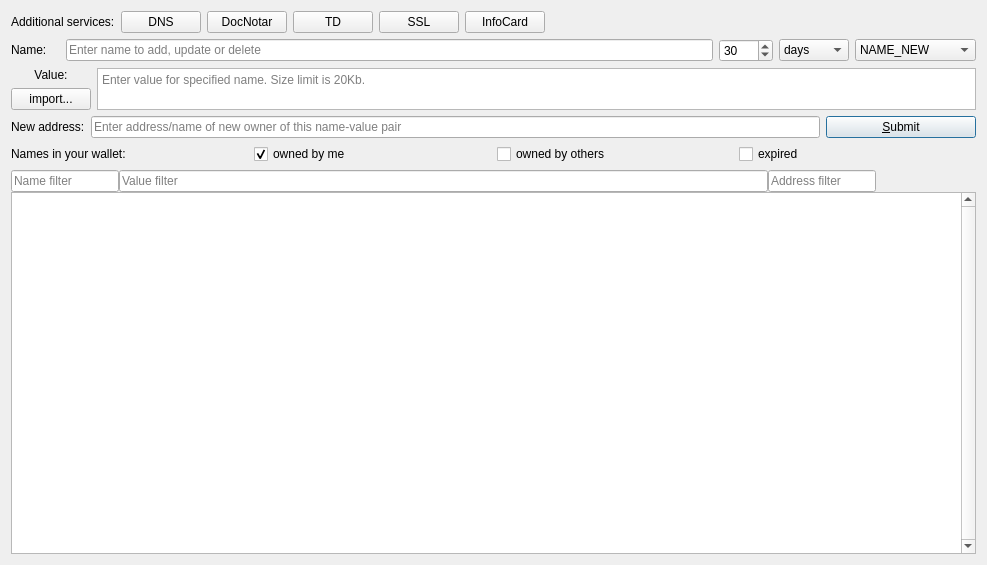
<?xml version="1.0" encoding="UTF-8"?>
<ui version="4.0">
 <class>ManageNamesPage</class>
 <widget class="QWidget" name="ManageNamesPage">
  <property name="geometry">
   <rect>
    <x>0</x>
    <y>0</y>
    <width>987</width>
    <height>565</height>
   </rect>
  </property>
  <property name="sizePolicy">
   <sizepolicy hsizetype="Preferred" vsizetype="Preferred">
    <horstretch>0</horstretch>
    <verstretch>0</verstretch>
   </sizepolicy>
  </property>
  <property name="windowTitle">
   <string>Manage Names</string>
  </property>
  <layout class="QVBoxLayout" name="verticalLayout_3">
   <item>
    <layout class="QHBoxLayout" name="hboxTopToolbar">
     <item>
      <widget class="QLabel" name="labelPrepareRecords">
       <property name="text">
        <string>Additional services:</string>
       </property>
      </widget>
     </item>
     <item>
      <widget class="QPushButton" name="btnManageDomains">
       <property name="toolTip">
        <string>Host your domains in EmerDNS system</string>
       </property>
       <property name="text">
        <string>DNS</string>
       </property>
       <property name="icon">
        <iconset resource="../bitcoin.qrc">
         <normaloff>:/icons/EmerDNS-32.png</normaloff>:/icons/EmerDNS-32.png</iconset>
       </property>
      </widget>
     </item>
     <item>
      <widget class="QPushButton" name="btnDpo">
       <property name="toolTip">
        <string>Notarize documents using blockchain.</string>
       </property>
       <property name="text">
        <string>DocNotar</string>
       </property>
       <property name="icon">
        <iconset resource="../bitcoin.qrc">
         <normaloff>:/icons/DPO-32.png</normaloff>:/icons/DPO-32.png</iconset>
       </property>
      </widget>
     </item>
     <item>
      <widget class="QPushButton" name="btnTrustedDiploma">
       <property name="toolTip">
        <string>Trusted Diploma</string>
       </property>
       <property name="text">
        <string>TD</string>
       </property>
       <property name="icon">
        <iconset resource="../bitcoin.qrc">
         <normaloff>:/icons/Trusted-diploma-16-monochrome.png</normaloff>:/icons/Trusted-diploma-16-monochrome.png</iconset>
       </property>
      </widget>
     </item>
     <item>
      <widget class="QPushButton" name="btnSsl">
       <property name="toolTip">
        <string>SSL</string>
       </property>
       <property name="text">
        <string>SSL</string>
       </property>
       <property name="icon">
        <iconset resource="../bitcoin.qrc">
         <normaloff>:/icons/EmerSSL-32.png</normaloff>:/icons/EmerSSL-32.png</iconset>
       </property>
      </widget>
     </item>
     <item>
      <widget class="QPushButton" name="btnInfoCard">
       <property name="toolTip">
        <string>Trusted Diploma</string>
       </property>
       <property name="text">
        <string>InfoCard</string>
       </property>
       <property name="icon">
        <iconset resource="../bitcoin.qrc">
         <normaloff>:/icons/InfoCard-32.png</normaloff>:/icons/InfoCard-32.png</iconset>
       </property>
      </widget>
     </item>
     <item>
      <spacer name="hSpacerToolbar">
       <property name="orientation">
        <enum>Qt::Horizontal</enum>
       </property>
       <property name="sizeHint" stdset="0">
        <size>
         <width>40</width>
         <height>20</height>
        </size>
       </property>
      </spacer>
     </item>
    </layout>
   </item>
   <item>
    <layout class="QHBoxLayout" name="horizontalLayout">
     <item>
      <widget class="QLabel" name="label_4">
       <property name="sizePolicy">
        <sizepolicy hsizetype="Preferred" vsizetype="Maximum">
         <horstretch>0</horstretch>
         <verstretch>0</verstretch>
        </sizepolicy>
       </property>
       <property name="text">
        <string>Name:</string>
       </property>
       <property name="alignment">
        <set>Qt::AlignLeading|Qt::AlignLeft|Qt::AlignVCenter</set>
       </property>
      </widget>
     </item>
     <item>
      <widget class="QLabel" name="labelAvailability">
       <property name="sizePolicy">
        <sizepolicy hsizetype="Preferred" vsizetype="Maximum">
         <horstretch>0</horstretch>
         <verstretch>0</verstretch>
        </sizepolicy>
       </property>
       <property name="text">
        <string/>
       </property>
       <property name="alignment">
        <set>Qt::AlignLeading|Qt::AlignLeft|Qt::AlignVCenter</set>
       </property>
      </widget>
     </item>
     <item>
      <widget class="QValidatedLineEdit" name="registerName">
       <property name="toolTip">
        <string>Enter name to add, update or delete</string>
       </property>
       <property name="text">
        <string notr="true"/>
       </property>
       <property name="placeholderText">
        <string>Enter name to add, update or delete</string>
       </property>
       <property name="clearButtonEnabled">
        <bool>true</bool>
       </property>
      </widget>
     </item>
     <item>
      <widget class="QSpinBox" name="registerTimeUnits">
       <property name="toolTip">
        <string>&lt;html&gt;&lt;head/&gt;&lt;body&gt;&lt;p&gt;Set number of days that will be added to name expire time.&lt;/p&gt;&lt;/body&gt;&lt;/html&gt;</string>
       </property>
       <property name="maximum">
        <number>9999</number>
       </property>
       <property name="value">
        <number>30</number>
       </property>
      </widget>
     </item>
     <item>
      <widget class="QComboBox" name="txTimeTypeSelector">
       <property name="currentIndex">
        <number>0</number>
       </property>
       <item>
        <property name="text">
         <string>days</string>
        </property>
       </item>
       <item>
        <property name="text">
         <string>months</string>
        </property>
       </item>
       <item>
        <property name="text">
         <string>years</string>
        </property>
       </item>
      </widget>
     </item>
     <item>
      <widget class="QComboBox" name="txTypeSelector">
       <property name="toolTip">
        <string>Choose operation for specified name to perform after you click on 'Submit' button</string>
       </property>
       <property name="currentIndex">
        <number>0</number>
       </property>
       <item>
        <property name="text">
         <string>NAME_NEW</string>
        </property>
       </item>
       <item>
        <property name="text">
         <string>NAME_UPDATE</string>
        </property>
       </item>
       <item>
        <property name="text">
         <string>NAME_DELETE</string>
        </property>
       </item>
      </widget>
     </item>
    </layout>
   </item>
   <item>
    <layout class="QHBoxLayout" name="horizontalLayout_3">
     <item>
      <layout class="QVBoxLayout" name="verticalLayout">
       <item>
        <widget class="QLabel" name="labelValue">
         <property name="sizePolicy">
          <sizepolicy hsizetype="Preferred" vsizetype="Maximum">
           <horstretch>0</horstretch>
           <verstretch>0</verstretch>
          </sizepolicy>
         </property>
         <property name="toolTip">
          <string>Shows how many % of maximum length used</string>
         </property>
         <property name="text">
          <string>Value:</string>
         </property>
         <property name="alignment">
          <set>Qt::AlignCenter</set>
         </property>
        </widget>
       </item>
       <item>
        <widget class="QPushButton" name="importValueButton">
         <property name="toolTip">
          <string>Import value from file on disk</string>
         </property>
         <property name="text">
          <string>import...</string>
         </property>
         <property name="icon">
          <iconset resource="../bitcoin.qrc">
           <normaloff>:/icons/open</normaloff>:/icons/open</iconset>
         </property>
        </widget>
       </item>
      </layout>
     </item>
     <item>
      <widget class="QPlainTextEdit" name="registerValue">
       <property name="sizePolicy">
        <sizepolicy hsizetype="Expanding" vsizetype="Ignored">
         <horstretch>0</horstretch>
         <verstretch>0</verstretch>
        </sizepolicy>
       </property>
       <property name="toolTip">
        <string/>
       </property>
       <property name="placeholderText">
        <string>Enter value for specified name. Size limit is 20Kb.</string>
       </property>
      </widget>
     </item>
    </layout>
   </item>
   <item>
    <layout class="QHBoxLayout" name="horizontalLayout_4">
     <item>
      <widget class="QLabel" name="labelAddress">
       <property name="enabled">
        <bool>true</bool>
       </property>
       <property name="sizePolicy">
        <sizepolicy hsizetype="Preferred" vsizetype="Maximum">
         <horstretch>0</horstretch>
         <verstretch>0</verstretch>
        </sizepolicy>
       </property>
       <property name="text">
        <string>New address:</string>
       </property>
       <property name="alignment">
        <set>Qt::AlignLeading|Qt::AlignLeft|Qt::AlignVCenter</set>
       </property>
      </widget>
     </item>
     <item>
      <widget class="QValidatedLineEdit" name="registerAddress">
       <property name="enabled">
        <bool>true</bool>
       </property>
       <property name="toolTip">
        <string>&lt;html&gt;&lt;head/&gt;&lt;body&gt;&lt;p&gt;Enter address/name of new owner, or leave blank to send to yourself.&lt;/p&gt;&lt;/body&gt;&lt;/html&gt;</string>
       </property>
       <property name="text">
        <string notr="true"/>
       </property>
       <property name="placeholderText">
        <string>Enter address/name of new owner of this name-value pair</string>
       </property>
      </widget>
     </item>
     <item>
      <widget class="QPushButton" name="submitNameButton">
       <property name="sizePolicy">
        <sizepolicy hsizetype="Fixed" vsizetype="Fixed">
         <horstretch>0</horstretch>
         <verstretch>0</verstretch>
        </sizepolicy>
       </property>
       <property name="minimumSize">
        <size>
         <width>150</width>
         <height>0</height>
        </size>
       </property>
       <property name="toolTip">
        <string>&lt;html&gt;&lt;head/&gt;&lt;body&gt;&lt;p&gt;This will send name_new or name_update transaction (if you already did name_new).&lt;/p&gt;&lt;/body&gt;&lt;/html&gt;</string>
       </property>
       <property name="layoutDirection">
        <enum>Qt::LeftToRight</enum>
       </property>
       <property name="text">
        <string>&amp;Submit</string>
       </property>
       <property name="icon">
        <iconset resource="../bitcoin.qrc">
         <normaloff>:/icons/send</normaloff>:/icons/send</iconset>
       </property>
       <property name="default">
        <bool>true</bool>
       </property>
      </widget>
     </item>
    </layout>
   </item>
   <item>
    <layout class="QHBoxLayout" name="horizontalLayout_5">
     <item>
      <widget class="QLabel" name="label_5">
       <property name="sizePolicy">
        <sizepolicy hsizetype="Preferred" vsizetype="Maximum">
         <horstretch>0</horstretch>
         <verstretch>0</verstretch>
        </sizepolicy>
       </property>
       <property name="text">
        <string>Names in your wallet:</string>
       </property>
       <property name="alignment">
        <set>Qt::AlignLeading|Qt::AlignLeft|Qt::AlignVCenter</set>
       </property>
       <property name="buddy">
        <cstring>tableView</cstring>
       </property>
      </widget>
     </item>
     <item>
      <widget class="QCheckBox" name="cbMyNames">
       <property name="text">
        <string>owned by me</string>
       </property>
       <property name="checked">
        <bool>true</bool>
       </property>
      </widget>
     </item>
     <item>
      <widget class="QCheckBox" name="cbOtherNames">
       <property name="text">
        <string>owned by others</string>
       </property>
      </widget>
     </item>
     <item>
      <widget class="QCheckBox" name="cbExpired">
       <property name="text">
        <string>expired</string>
       </property>
      </widget>
     </item>
    </layout>
   </item>
   <item>
    <layout class="QVBoxLayout" name="verticalLayout_2">
     <property name="spacing">
      <number>0</number>
     </property>
     <item>
      <layout class="QHBoxLayout" name="horizontalLayout_2">
       <property name="spacing">
        <number>0</number>
       </property>
       <item>
        <widget class="QValidatedLineEdit" name="nameFilter">
         <property name="sizePolicy">
          <sizepolicy hsizetype="Fixed" vsizetype="Fixed">
           <horstretch>0</horstretch>
           <verstretch>0</verstretch>
          </sizepolicy>
         </property>
         <property name="toolTip">
          <string>Enter part of name to search for</string>
         </property>
         <property name="text">
          <string notr="true"/>
         </property>
         <property name="placeholderText">
          <string>Name filter</string>
         </property>
        </widget>
       </item>
       <item>
        <widget class="QValidatedLineEdit" name="valueFilter">
         <property name="toolTip">
          <string>Enter part of value to search for</string>
         </property>
         <property name="text">
          <string notr="true"/>
         </property>
         <property name="placeholderText">
          <string>Value filter</string>
         </property>
        </widget>
       </item>
       <item>
        <widget class="QValidatedLineEdit" name="addressFilter">
         <property name="sizePolicy">
          <sizepolicy hsizetype="Fixed" vsizetype="Fixed">
           <horstretch>0</horstretch>
           <verstretch>0</verstretch>
          </sizepolicy>
         </property>
         <property name="toolTip">
          <string>Enter Emercoin address (or prefix of it)</string>
         </property>
         <property name="text">
          <string notr="true"/>
         </property>
         <property name="placeholderText">
          <string>Address filter</string>
         </property>
        </widget>
       </item>
       <item>
        <spacer name="horizontalSpacer_ExpiresIn">
         <property name="orientation">
          <enum>Qt::Horizontal</enum>
         </property>
         <property name="sizeType">
          <enum>QSizePolicy::Fixed</enum>
         </property>
         <property name="sizeHint" stdset="0">
          <size>
           <width>100</width>
           <height>20</height>
          </size>
         </property>
        </spacer>
       </item>
      </layout>
     </item>
     <item>
      <widget class="QTableView" name="tableView">
       <property name="contextMenuPolicy">
        <enum>Qt::CustomContextMenu</enum>
       </property>
       <property name="toolTip">
        <string>Double-click name to copy all values</string>
       </property>
       <property name="verticalScrollBarPolicy">
        <enum>Qt::ScrollBarAlwaysOn</enum>
       </property>
       <property name="tabKeyNavigation">
        <bool>false</bool>
       </property>
       <property name="alternatingRowColors">
        <bool>true</bool>
       </property>
       <property name="selectionMode">
        <enum>QAbstractItemView::SingleSelection</enum>
       </property>
       <property name="selectionBehavior">
        <enum>QAbstractItemView::SelectRows</enum>
       </property>
       <property name="sortingEnabled">
        <bool>true</bool>
       </property>
       <attribute name="verticalHeaderVisible">
        <bool>false</bool>
       </attribute>
      </widget>
     </item>
    </layout>
   </item>
  </layout>
 </widget>
 <customwidgets>
  <customwidget>
   <class>QValidatedLineEdit</class>
   <extends>QLineEdit</extends>
   <header>qt/qvalidatedlineedit.h</header>
  </customwidget>
 </customwidgets>
 <resources>
  <include location="../bitcoin.qrc"/>
 </resources>
 <connections/>
</ui>
